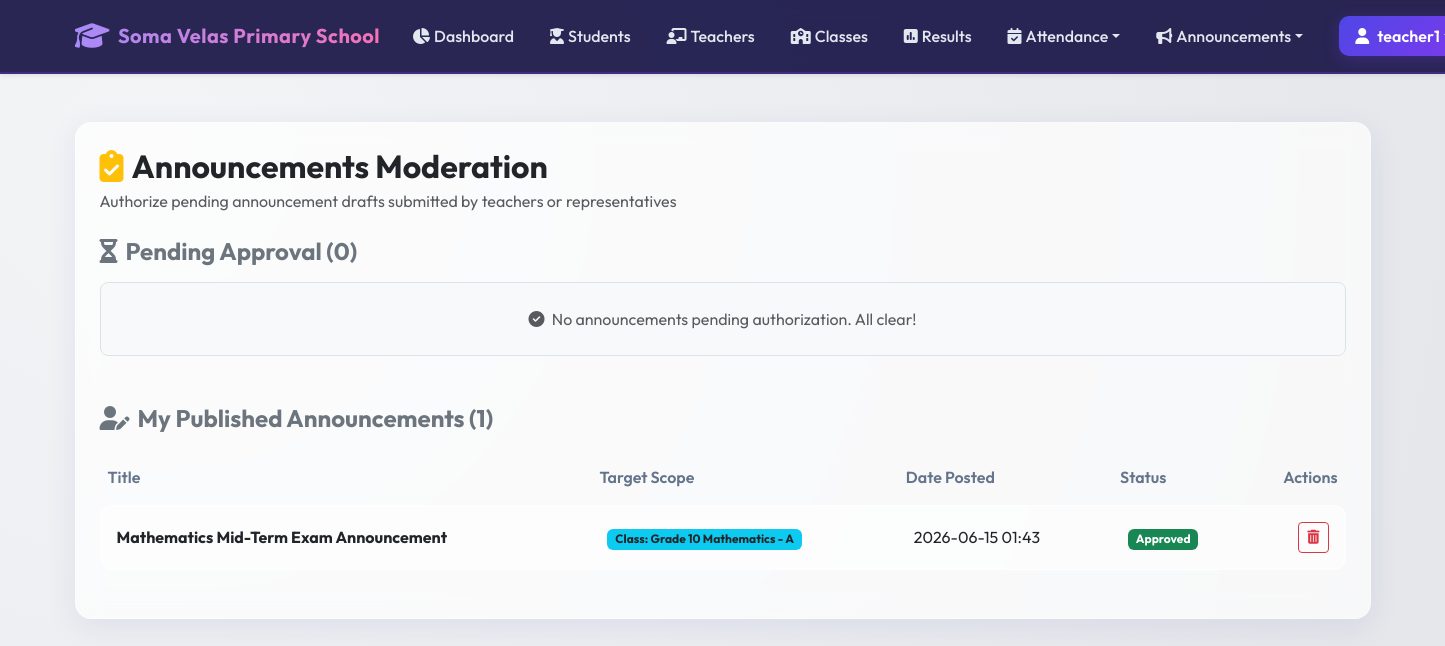
The app's page /announcements/manage (signed in) with its own data.
### models.py (models this page shows, shortened)
class User(db.Model):
    __tablename__ = 'users'
    id = db.Column(db.Integer, primary_key=True)
    username = db.Column(db.String(100), unique=True, nullable=False)
    password_hash = db.Column(db.String(255), nullable=False)
    role_id = db.Column(db.Integer, db.ForeignKey('roles.id'), nullable=False)
    is_active = db.Column(db.Boolean, default=True, nullable=False)
    created_at = db.Column(db.DateTime, default=datetime.utcnow)
    teacher_profile = db.relationship('Teacher', backref='user', uselist=False, cascade="all, delete-orphan")
    student_profile = db.relationship('Student', backref='user', uselist=False, cascade="all, delete-orphan")
    def has_permission(self, perm_name):
        return any(p.name == perm_name for p in self.role.permissions)

class Announcement(db.Model):
    __tablename__ = 'announcements'
    id = db.Column(db.Integer, primary_key=True)
    title = db.Column(db.String(200), nullable=False)
    content = db.Column(db.Text, nullable=False)
    class_id = db.Column(db.Integer, db.ForeignKey('classes.id', ondelete='CASCADE'), nullable=True) # Null for global announcements
    created_by_id = db.Column(db.Integer, db.ForeignKey('users.id', ondelete='CASCADE'), nullable=False)
    status = db.Column(db.String(20), default='Approved', nullable=False) # 'Draft', 'Pending', 'Approved'
    created_at = db.Column(db.DateTime, default=datetime.utcnow)
    created_by = db.relationship('User', backref='announcements', lazy=True)

class Class(db.Model):
    __tablename__ = 'classes'
    id = db.Column(db.Integer, primary_key=True)
    class_name = db.Column(db.String(100), nullable=False)
    section = db.Column(db.String(20), nullable=False)
    teacher_id = db.Column(db.Integer, db.ForeignKey('teachers.id', ondelete='SET NULL'), nullable=True)
    students = db.relationship('Student', backref='class_', lazy=True)
    announcements = db.relationship('Announcement', backref='class_', cascade="all, delete-orphan", lazy=True)
    attendance_records = db.relationship('Attendance', backref='class_', cascade="all, delete-orphan", lazy=True)
    def __repr__(self):
        return f"{self.class_name} - {self.section}"

### blueprints/announcements.py (the view)
@announcements_bp.route('/manage')
@login_required
@role_required('Principal', 'Teacher')
def manage_announcements():
    user = g.current_user
    if user.role.name == 'Principal':
        pending = Announcement.query.filter_by(status='Pending').order_by(Announcement.created_at.desc()).all()
        my_announcements = Announcement.query.filter_by(created_by_id=user.id).all()
    else: # Teacher
        my_classes = Class.query.filter_by(teacher_id=user.teacher_profile.id).all()
        class_ids = [c.id for c in my_classes]
        if class_ids:
            pending = Announcement.query.filter(
                Announcement.status == 'Pending',
                Announcement.class_id.in_(class_ids)
            ).order_by(Announcement.created_at.desc()).all()
        else:
            pending = []
        my_announcements = Announcement.query.filter_by(created_by_id=user.id).all()
    return render_template('announcements/manage.html', pending=pending, my_announcements=my_announcements)

### templates/announcements/manage.html (shortened to what this page needs)
{% extends "base.html" %}
{% block content %}
<div class="glass-panel p-4 mb-5">
    <div class="mb-4">
        <h2 class="fw-bold mb-1 text-dark"><i class="fa-solid fa-clipboard-check me-2 text-warning"></i>Announcements Moderation</h2>
        <p class="text-muted mb-0">Authorize pending announcement drafts submitted by teachers or representatives</p>
    </div>
    <h4 class="fw-bold mb-3 text-secondary"><i class="fa-solid fa-hourglass-half me-2"></i>Pending Approval ({{ pending|length }})</h4>
    <div class="row mb-5">
        <div class="col-12">
            {% if pending %}
                {% for announcement in pending %}
                    <div class="card shadow-sm border-0 border-start border-warning border-4 mb-3 rounded-3">
                        <div class="card-body">
                            <div class="d-flex justify-content-between align-items-start flex-wrap mb-2">
                                <h5 class="fw-bold mb-1">{{ announcement.title }}</h5>
                                <span class="badge {% if announcement.class_id %}bg-info text-dark{% else %}bg-primary{% endif %}">
                                    {% if announcement.class_id %}
                                        Class: {{ announcement.class_ }}
                                    {% else %}
                                        Global
                                    {% endif %}
                                </span>
                            </div>
                            <p class="text-secondary small mb-3">{{ announcement.content }}</p>
                            <div class="d-flex justify-content-between align-items-center flex-wrap pt-2 border-top">
                                <span class="text-muted small">
                                    Submitted by <strong>{{ announcement.created_by.username }}</strong>
                                    ({{ announcement.created_by.role.name }}) on {{ announcement.created_at.strftime('%Y-%m-%d %H:%M') }}
                                </span>
                                <div class="d-flex gap-2 mt-2 mt-sm-0">
                                    <a href="{{ url_for('announcements.approve_announcement', id=announcement.id) }}" class="btn btn-sm btn-success px-3">
                                        <i class="fa-solid fa-check me-1"></i> Approve
                                    </a>
                                    <a href="{{ url_for('announcements.delete_announcement', id=announcement.id) }}" class="btn btn-sm btn-outline-danger" onclick="return confirm('Are you sure you want to reject and delete this draft?');">
                                        <i class="fa-solid fa-trash-can me-1"></i> Reject
                                    </a>
                                </div>
                            </div>
                        </div>
                    </div>
                {% endfor %}
            {% else %}
                <div class="bg-light p-4 rounded-3 text-center border">
                    <span class="text-muted"><i class="fa-solid fa-check-circle me-1"></i> No announcements pending authorization. All clear!</span>
                </div>
            {% endif %}
        </div>
    </div>
    <h4 class="fw-bold mb-3 text-secondary"><i class="fa-solid fa-user-pen me-2"></i>My Published Announcements ({{ my_announcements|length }})</h4>
    <div class="table-responsive">
        <table class="table table-premium w-100">
            <thead>
                <tr>
                    <th>Title</th>
                    <th>Target Scope</th>
                    <th>Date Posted</th>
                    <th>Status</th>
                    <th class="text-end">Actions</th>
                </tr>
            </thead>
            <tbody>
                {% if my_announcements %}
                    {% for announcement in my_announcements %}
                        <tr>
                            <td><strong>{{ announcement.title }}</strong></td>
                            <td>
                                {% if announcement.class_id %}
                                    <span class="badge bg-info text-dark">Class: {{ announcement.class_ }}</span>
                                {% else %}
                                    <span class="badge bg-primary">Global</span>
                                {% endif %}
                            </td>
                            <td>{{ announcement.created_at.strftime('%Y-%m-%d %H:%M') }}</td>
                            <td>
                                {% if announcement.status == 'Approved' %}
                                    <span class="badge bg-success">Approved</span>
                                {% else %}
                                    <span class="badge bg-warning text-dark">Pending</span>
                                {% endif %}
                            </td>
                            <td class="text-end">
                                <a href="{{ url_for('announcements.delete_announcement', id=announcement.id) }}" class="btn btn-sm btn-outline-danger" onclick="return confirm('Are you sure you want to delete this announcement?');" title="Delete Announcement">
                                    <i class="fa-solid fa-trash-can"></i>
                                </a>
                            </td>
                        </tr>
                    {% endfor %}
                {% else %}
                    <tr>
                        <td colspan="5" class="text-center py-4">
                            <span class="text-muted">You haven't posted any announcements yet.</span>
                        </td>
                    </tr>
                {% endif %}
            </tbody>
        </table>
    </div>
</div>
{% endblock %}

### templates/base.html (shortened to what this page needs)
<!DOCTYPE html>
<html lang="en">
<head>
    <link href="https://cdn.jsdelivr.net/npm/bootstrap@5.3.0/dist/css/bootstrap.min.css" rel="stylesheet">
    <link href="https://cdnjs.cloudflare.com/ajax/libs/font-awesome/6.4.0/css/all.min.css" rel="stylesheet">
    <link href="{{ url_for('static', filename='css/portal.css') }}" rel="stylesheet">
</head>
<body>
    <nav class="navbar navbar-expand-lg navbar-dark navbar-premium py-3 mb-4 shadow-sm">
        <div class="container">
            <a class="navbar-brand d-flex align-items-center" href="{{ url_for('root') }}">
                <i class="fa-solid fa-graduation-cap me-2 fs-3"></i>
                <span>Soma Velas Primary School</span>
            </a>
            <div class="collapse navbar-collapse" id="navbarNav">
                <ul class="navbar-nav ms-auto align-items-center gap-1">
                    {% if current_user %}
                        <li class="nav-item">
                            <a class="nav-link nav-link-premium d-flex align-items-center" href="{{ url_for('home') }}">
                                <i class="fa-solid fa-chart-pie me-1"></i> Dashboard
                            </a>
                        </li>
                        {% if current_user.role.name in ['Principal', 'Teacher', 'Student Representative'] %}
                            <li class="nav-item">
                                <a class="nav-link nav-link-premium d-flex align-items-center" href="{{ url_for('academic.students_list') }}">
                                    <i class="fa-solid fa-user-graduate me-1"></i> Students
                                </a>
                            </li>
                        {% endif %}
                        {% if current_user.role.name in ['Principal', 'Teacher'] %}
                            <li class="nav-item">
                                <a class="nav-link nav-link-premium d-flex align-items-center" href="{{ url_for('academic.teachers_list') }}">
                                    <i class="fa-solid fa-chalkboard-user me-1"></i> Teachers
                                </a>
                            </li>
                        {% endif %}
                        <li class="nav-item">
                            <a class="nav-link nav-link-premium d-flex align-items-center" href="{{ url_for('academic.classes_list') }}">
                                <i class="fa-solid fa-school me-1"></i> Classes
                            </a>
                        </li>
                        <li class="nav-item">
                            <a class="nav-link nav-link-premium d-flex align-items-center" href="{{ url_for('academic.results_list') }}">
                                <i class="fa-solid fa-square-poll-vertical me-1"></i> Results
                            </a>
                        </li>
                        <li class="nav-item dropdown">
                            <a class="nav-link nav-link-premium dropdown-toggle d-flex align-items-center" href="#" id="navbarDropdown" role="button" data-bs-toggle="dropdown" aria-expanded="false">
                                <i class="fa-solid fa-calendar-check me-1"></i> Attendance
                            </a>
                        </li>
                        <li class="nav-item dropdown">
                            <a class="nav-link nav-link-premium dropdown-toggle d-flex align-items-center" href="#" id="navbarAnnouncementsDropdown" role="button" data-bs-toggle="dropdown" aria-expanded="false">
                                <i class="fa-solid fa-bullhorn me-1"></i> Announcements
                            </a>
                        </li>
                        <li class="nav-item ms-lg-3">
                            <div class="dropdown">
                                <a class="btn btn-premium px-3 py-2 d-flex align-items-center dropdown-toggle" href="#" role="button" id="userMenuLink" data-bs-toggle="dropdown" aria-expanded="false">
                                    <i class="fa-solid fa-user me-2"></i> {{ current_user.username }}
                                </a>
                            </div>
                        </li>
                    {% else %}
                        <li class="nav-item">
                            <a class="btn btn-premium px-4" href="{{ url_for('auth.login') }}">
                                <i class="fa-solid fa-right-to-bracket me-2"></i> Login
                            </a>
                        </li>
                    {% endif %}
                </ul>
            </div>
        </div>
    </nav>
    <div class="container my-5">
        <div class="row justify-content-center">
            <div class="col-12">
                {% block content %}{% endblock %}
            </div>
        </div>
    </div>
</body>
</html>

### static/css/portal.css (style rules this page uses)
:root { --primary-gradient: linear-gradient(135deg, #4f46e5 0%, #7c3aed 100%); --glass-bg: rgba(255, 255, 255, 0.7); --glass-border: rgba(255, 255, 255, 0.3); --dark-primary: #1e1b4b; --dark-secondary: #312e81; --accent: #f43f5e; --success: #10b981; --warning: #f59e0b; --info: #06b6d4; --text-main: #1e293b; --text-muted: #64748b; --bg-main: #f8fafc; }
body { font-family: 'Outfit', sans-serif; background: radial-gradient(circle at 10% 20%, rgba(243, 244, 246, 1) 0%, rgba(229, 231, 235, 1) 90%); min-height: 100vh; color: var(--text-main); overflow-x: hidden; }
.glass-panel { background: var(--glass-bg); backdrop-filter: blur(12px); -webkit-backdrop-filter: blur(12px); border: 1px solid var(--glass-border); border-radius: 16px; box-shadow: 0 8px 32px 0 rgba(31, 38, 135, 0.08); transition: all 0.3s cubic-bezier(0.4, 0, 0.2, 1); }
.navbar-premium { background: rgba(30, 27, 75, 0.95) !important; backdrop-filter: blur(8px); border-bottom: 2px solid rgba(124, 58, 237, 0.3); }
.navbar-brand { font-weight: 700; letter-spacing: 0.5px; background: linear-gradient(to right, #a78bfa, #f472b6); -webkit-background-clip: text; -webkit-text-fill-color: transparent; }
.nav-link-premium { color: #e2e8f0 !important; font-weight: 500; padding: 0.5rem 1rem !important; border-radius: 8px; transition: all 0.2s ease; }
.btn-premium { background: var(--primary-gradient); color: white !important; border: none; font-weight: 600; border-radius: 10px; padding: 0.6rem 1.5rem; box-shadow: 0 4px 15px rgba(124, 58, 237, 0.25); transition: all 0.2s ease; }
.table-premium { border-collapse: separate; border-spacing: 0 8px; }
.table-premium tr { border-radius: 12px; }
.table-premium th { background: transparent; border: none; font-weight: 600; color: var(--text-muted); }
.table-premium td { background: rgba(255, 255, 255, 0.55); border: none; border-top: 1px solid rgba(255, 255, 255, 0.4); border-bottom: 1px solid rgba(255, 255, 255, 0.4); padding: 1rem; vertical-align: middle; }
.table-premium td:first-child { border-left: 1px solid rgba(255, 255, 255, 0.4); border-top-left-radius: 12px; border-bottom-left-radius: 12px; }
.table-premium td:last-child { border-right: 1px solid rgba(255, 255, 255, 0.4); border-top-right-radius: 12px; border-bottom-right-radius: 12px; }

### records on screen
User: username "teacher1"
Announcement: title "Mathematics Mid-Term Exam Announcement", class_ "Grade 10 Mathematics - A", created_at "2026-06-15 01:43", status "Approved"

### other values on screen
{{ pending|length }} "0"
{{ my_announcements|length }} "1"
